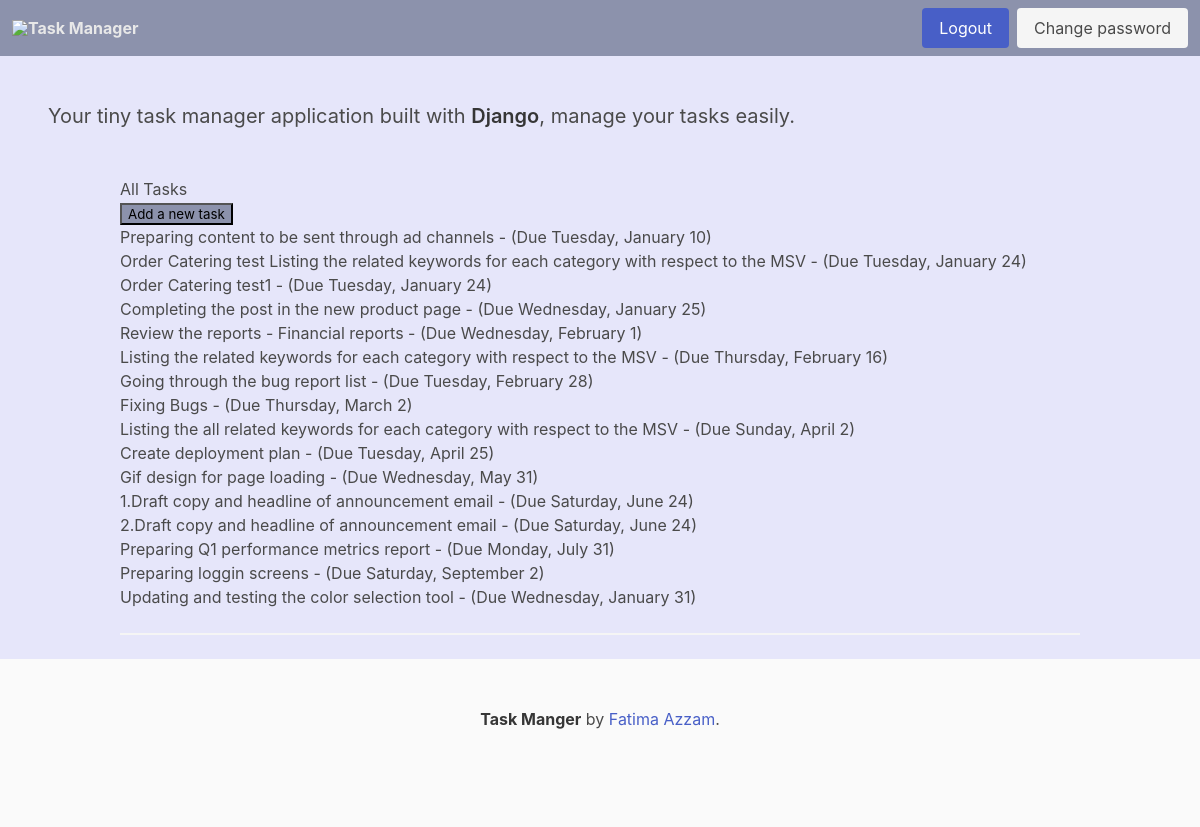
The app's page / (signed in), older data.
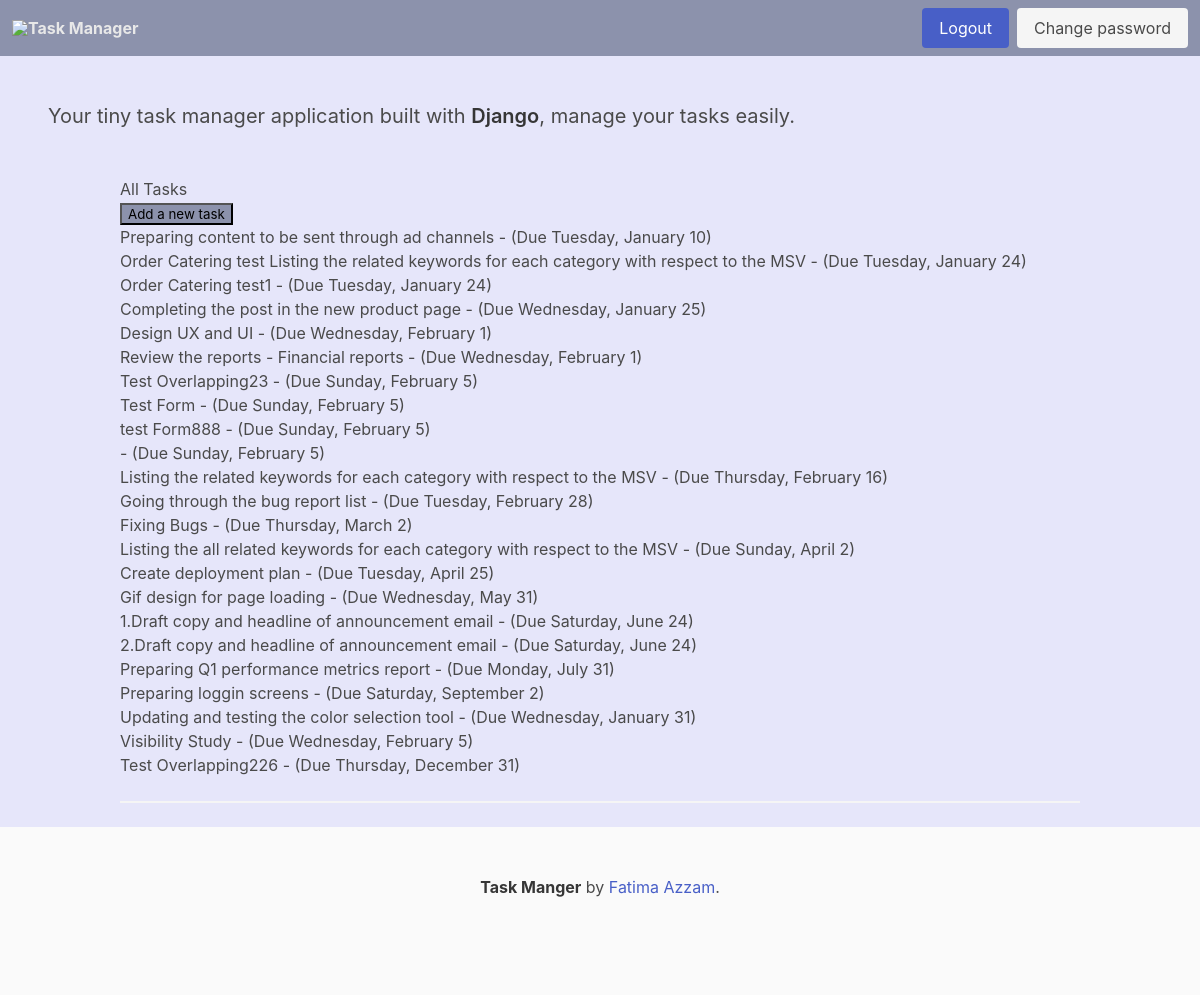
The same page, newer data.
### task_app/models.py (models this page shows, shortened)
class TaskItem(models.Model):
    title = models.CharField(max_length=100,  unique=True)
    description = models.TextField(null=True, blank=True)
    created_date = models.DateTimeField(auto_now_add=True)
    start_date = models.DateTimeField(default=timezone.now)
    due_date = models.DateTimeField(default=one_week_hence)
    class Meta:
        ordering = ["due_date"]

### task_app/views.py (the view)
# urls.py: path("", views.ItemListView.as_view(), name="index"),
class ItemListView(ListView):
    model = TaskItem
    template_name = "task_app/index.html"
    @method_decorator(login_required)
    def dispatch(self, *args, **kwargs):
        return super(ItemListView, self).dispatch(*args, **kwargs)

### task_app/templates/task_app/index.html (shortened to what this page needs)
{% extends "base.html" %}
{% block content %}
{% if object_list %}
<h3>All Tasks</h3>
{% endif %}
<p>
    <input
            value="Add a new task"
            type="button"
            onclick="location.href='{% url "task-add" %}'" style="background-color:#8C92AC;"/>
</p>
<ul>
    {% for task in object_list %}
    <li >
        <div class="container">
            <div
                    role="button"
                    onclick="location.href= '{% url "item-update" task.id %}'" >
                    {{ task.title }} -
                    (Due {{ task.due_date | date:"l, F j" }})
            </div>
        </div>
    </li>
    {% endfor %}
</ul>
<hr>
{% endblock %}

Row changes from the older to the newer data that the page shows:
added TaskItem: title "Design UX and UI", due_date "Wednesday, February 1"
added TaskItem: title "Test Overlapping23", due_date "Sunday, February 5"
added TaskItem: title "Test Form", due_date "Sunday, February 5"
added TaskItem: title "test Form888", due_date "Sunday, February 5"
added TaskItem: due_date "Sunday, February 5"
added TaskItem: title "Visibility Study", due_date "Wednesday, February 5"
added TaskItem: title "Test Overlapping226", due_date "Thursday, December 31"
